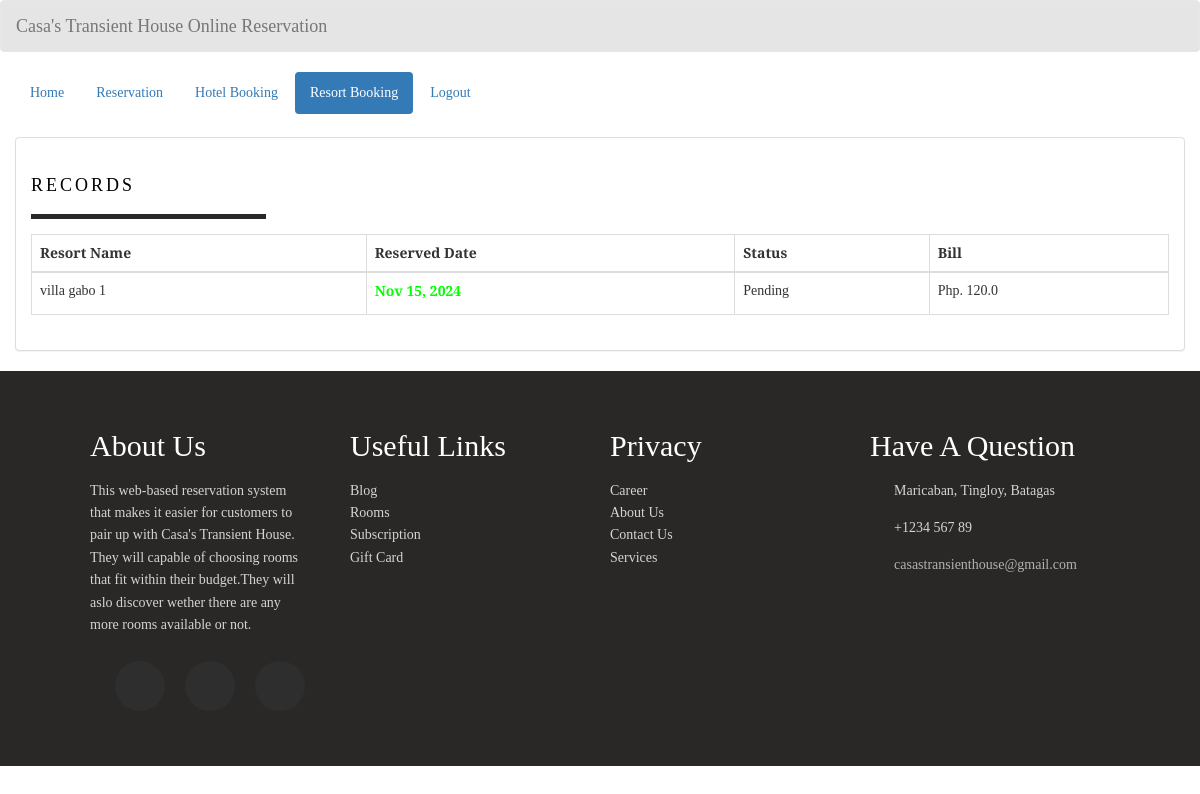
The app's page /records_resort.php?id=32 with its own data.
### tables this page shows
CREATE TABLE `transactionresort` (
  `transaction_id` int(11) NOT NULL,
  `id` int(11) NOT NULL,
  `guest_id` int(11) NOT NULL,
  `resort_id` int(11) NOT NULL,
  `resort_name` varchar(200) NOT NULL,
  `status` varchar(20) NOT NULL,
  `days` int(3) NOT NULL,
  `checkin` date NOT NULL,
  `checkin_time` time NOT NULL,
  `checkout` date NOT NULL,
  `checkout_time` time NOT NULL,
  `bill` varchar(10) NOT NULL
);

### records_resort.php (the view, shortened to what this page needs)
<!DOCTYPE html>
<?php
require_once 'connection/connect.php';
?>
<html lang = "en">
	<head>
		<link rel = "stylesheet" type = "text/css" href = "css/bootstrap.css " />
		<link rel = "stylesheet" type = "text/css" href = "css/style.css" />
		<link rel="stylesheet"  type="text/css" href="css/home_user.css">
	</head>
<body>
	<nav style = "background-color:rgba(0, 0, 0, 0.1);" class = "navbar navbar-default">
		<div  class = "container-fluid">
			<div class = "navbar-header">
				<a class = "navbar-brand" >Casa's Transient House Online Reservation</a>
			</div>
		</div>
	</nav>
	<div class = "container-fluid">
    <ul class = "nav nav-pills">
        <?php
            $id = isset($_GET['id']) ? $_GET['id'] : null;
            ?>
            <li><a href="home_user.php?id=<?php echo $id; ?>">Home</a></li>
			<li><a href="reservation.php?id=<?php echo $id; ?>">Reservation</a></li>
            <li><a href="records.php?id=<?php echo $id; ?>">Hotel Booking</a></li>
            <li class = "active"><a href="records_resort.php?id=<?php echo $id; ?>">Resort Booking</a></li>
			<li><a href = "login_user.php">Logout</a></li>
		</ul>
	</div>
	<br />
	<div class = "container-fluid">
		<div class = "panel panel-default">
			<div class = "panel-body">
			 <div class="title">
                    <h4 style="color: black;">Records</h4>
                </div>
                <table id = "table" class = "table table-bordered">
					<thead>
						<tr>
							<th>Resort Name</th>
							<th>Reserved Date</th>
							<th>Status</th>
                            <th>Bill</th>
						</tr>
					</thead>
					<tbody>
                    <?php
$id = isset($_GET['id']) ? intval($_GET['id']) : 0;
$query = $conn->query(
    "SELECT * FROM `transactionresort`
    NATURAL JOIN `guest`
    NATURAL JOIN `resort`
    WHERE `status` = 'Pending' AND `id` = $id"
) or die(mysqli_error($conn));
if ($query->num_rows > 0) {
    while ($fetch = $query->fetch_array()) {
        ?>
        <tr>
            <td><?php echo $fetch['resort_name']; ?></td>
            <td><strong>
                <?php
                if ($fetch['checkin'] <= date("Y-m-d", strtotime("+8 HOURS"))) {
                    echo "<label style='color:#ff0000;'>" . date("M d, Y", strtotime($fetch['checkin'])) . "</label>";
                } else {
                    echo "<label style='color:#00ff00;'>" . date("M d, Y", strtotime($fetch['checkin'])) . "</label>";
                }
                ?>
            </strong></td>
            <td><?php echo $fetch['status']; ?></td>
            <td><?php echo $fetch['bill']; ?></td>
        </tr>
        <?php
    }
} else {
    echo "<tr><td colspan='4'>No records found</td></tr>";
}
?>
					</tbody>
				</table>
			</div>
		</div>
	</div>
     <footer class = "footer">
            <div class = "footer-container">
                <div>
                    <h2>About Us </h2>
                    <p>This web-based reservation system that makes it easier for customers to pair up with Casa's Transient House.
						They will capable of choosing rooms that fit within their budget.They will aslo discover wether there are any more rooms available or not.
					</p>
                    <ul class = "social-icons">
                        <li class = "flex">
                        </li>
                        <li class = "flex">
                        </li>
                        <li class = "flex">
                        </li>
                    </ul>
                </div>
                <div>
                    <h2>Useful Links</h2>
                    <a href = "#">Blog</a>
                    <a href = "#">Rooms</a>
                    <a href = "#">Subscription</a>
                    <a href = "#">Gift Card</a>
                </div>
                <div>
                    <h2>Privacy</h2>
                    <a href = "#">Career</a>
                    <a href = "#">About Us</a>
                    <a href = "#">Contact Us</a>
                    <a href = "#">Services</a>
                </div>
                <div>
                    <h2>Have A Question</h2>
                    <div class = "contact-item">
                        <span>
                             Maricaban, Tingloy, Batagas
                        </span>
                    </div>
                    <div class = "contact-item">
                        <span>
                            +1234 567 89
                        </span>
                    </div>
                    <div class = "contact-item">
                        <span>
                        <a href = "https://mail.google.com/mail/u/3/#inbox">casastransienthouse@gmail.com</a>
                        </span>
                    </div>
                </div>
            </div>
        </footer>
    </body>
</html>

### css/home_user.css (style rules this page uses)
:root { --transition: all 0.7s ease; --yellow: #f9d342; --dark: #292826; }
* { box-sizing: border-box; padding: 0; margin: 0; font-family: 'Playfair Display', serif; }
html { scroll-behavior: smooth; }
body { line-height: 1.6; }
.flex { display: flex; flex-direction: column; justify-content: center; align-items: center; }
h1, h2, h3, h4, h5, h6 { padding: 8px 0; }
.title { text-transform: uppercase; letter-spacing: 3px; font-size: 30px; color: orangered; border-bottom: 5px solid var(--dark); width: 235px; margin: 15px 0; }
.footer { background: var(--dark); color: #fff; text-align: center; }
.footer-container { width: 85vw; margin: 0 auto; padding: 30px 0; }
.footer-container p, .footer-container a, .footer-container span { opacity: 0.8; }
.footer a { display: block; color: #fff; text-decoration: none; }
.social-icons { list-style: none; display: flex; justify-content: center; padding: 15px 0; }
.social-icons li { margin: 0 10px; width: 50px; height: 50px; background: #2e2e2e; border-radius: 50%; transition: var(--transition); cursor: pointer; }
.contact-item span { display: block; }
@media (min-width: 900px) { .footer-container { display: grid; grid-template-columns: repeat(2, 1fr); grid-gap: 20px; } }
@media (min-width: 1170px) { .footer { text-align: left; } }
@media (min-width: 1170px) { .footer-container { grid-template-columns: repeat(4, 1fr); } }
@media (min-width: 1170px) { .footer-container div:nth-child(1) p { padding-right: 20px; } }
@media (min-width: 1170px) { .contact-item { display: grid; grid-template-columns: 10% 90%; margin-bottom: 15px; align-items: center; } }

### records on screen
transactionresort: resort_name "villa gabo 1", checkin "Nov 15, 2024", status "Pending", bill "Php. 120.0"
